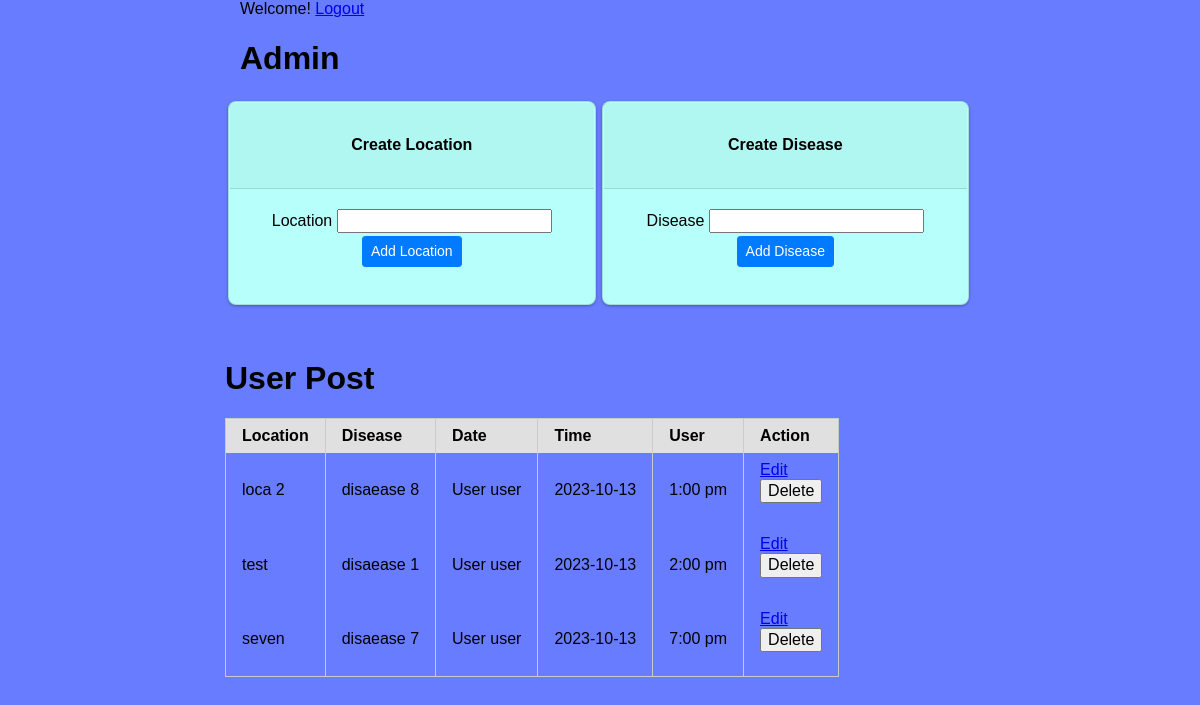
The app's page /admin.php with its own data.
### tables this page shows
CREATE TABLE IF NOT EXISTS `posts` (
  `id` int NOT NULL AUTO_INCREMENT,
  `location_id` int NOT NULL,
  `disease_id` int NOT NULL,
  `user_id` int NOT NULL,
  `date` date NOT NULL,
  `time` varchar(50) NOT NULL,
  `created_at` datetime NOT NULL,
  PRIMARY KEY (`id`)
);

CREATE TABLE IF NOT EXISTS `locations` (
  `id` int NOT NULL AUTO_INCREMENT,
  `location` varchar(255) NOT NULL,
  `created_at` datetime DEFAULT NULL,
  PRIMARY KEY (`id`)
);

CREATE TABLE IF NOT EXISTS `diseases` (
  `id` int NOT NULL AUTO_INCREMENT,
  `disease` varchar(255) NOT NULL,
  `created_at` datetime DEFAULT NULL,
  PRIMARY KEY (`id`)
);

CREATE TABLE IF NOT EXISTS `users` (
  `id` int NOT NULL AUTO_INCREMENT,
  `username` varchar(50) NOT NULL,
  `email` varchar(50) NOT NULL,
  `password` varchar(255) NOT NULL,
  `is_admin` tinyint(1) NOT NULL DEFAULT '0',
  `created_at` datetime DEFAULT NULL,
  PRIMARY KEY (`id`),
  UNIQUE KEY `email` (`email`)
);

### app/Post.php (called while the page is built, shortened)
<?php
class Post {
    private $conn;
    private $table_name = 'posts';
    public function __construct($db)
    {
        $this->conn = $db;
    }
    public function getPosts()
    {
        $query = 'SELECT
                p.id,
                l.location AS location,
                d.disease AS disease,
                u.username AS username,
                p.date AS date,
                p.time AS time
            FROM ' . $this->table_name . ' p
                JOIN locations l ON l.id = p.location_id
                JOIN diseases d ON d.id = p.disease_id
                JOIN users u ON u.id = p.user_id';
        $stmt = $this->conn->prepare($query);
        $stmt->execute();
        return $stmt;
    }
}
?>

### modify_posts.php (the view, shortened to what this page needs)
<?php
include_once 'config/database.php';
include_once 'app/Post.php';
$database = new Database();
$db = $database->getConnection();
$post = new Post($db);
$posts = $post->getPosts();
$postNum = $posts->rowCount();
?>
    <div class="post">
      <h1>User Post</h1>
        <table class="pure-table">
            <thead>
                <tr>
                    <th>Location</th>
                    <th>Disease</th>
                    <th>Date</th>
                    <th>Time</th>
                    <th>User</th>
                    <th>Action</th>
                </tr>
            </thead>
            <tbody>
                <tr>
                    <?php
                        if($postNum > 0) {
                            while($row = $posts->fetch(PDO::FETCH_ASSOC)) {
                                extract($row);
                                echo "<tr>";
                                echo "<td>{$location}</td>";
                                echo "<td>{$disease}</td>";
                                echo "<td>{$username}</td>";
                                echo "<td>{$date}</td>";
                                echo "<td>{$time}</td>";
                                echo "<td>";
                                echo "<a href='edit_post.php?id={$id}'>Edit</a>";
                                echo "<form action='delete_post.php' method='POST'>";
                                echo "<button type='submit'>Delete</button>";
                                echo "</form>";
                                echo "</td>";
                                echo "</tr>";
                            }
                        }
?>
                </tr>
            </tbody>
        </table>
    </div>

### admin.php (shortened to what this page needs)
<html lang="en">
  <head>
  <link rel="stylesheet" href="css/table.css">
  <link rel="stylesheet" href="css/layout.css">
  <link rel="stylesheet" href="css/backend.css">
</head>
  <body>
    <div class="container">
Welcome! <a href="logout.php">Logout</a>
    <h1>Admin</h1>
        <div class="row">
            <div class="col col-md-6">
                <?php include "create_location.php" ?>
            </div>
            <div class="col col-md-6">
                <?php include "create_disease.php" ?>
            </div>
            <div class="col col-md-12">
                <?php include "modify_posts.php" ?>
            </div>
        </div>
    </div>
  </body>
</html>

### create_location.php (shortened to what this page needs)
<div class="card style-1">
		<div class="card-header card__header">
			<h4>Create Location</h4>
		</div>
		<div class="card-body card__content">
			<form action="<?php echo htmlspecialchars($_SERVER['PHP_SELF']); ?>" method="POST">
				<div class="form-group">
					<label for="location">Location</label>
					<input type='text' name='location' class='form-control' minlength=4 required/>
				</div>
				<div class="form-group form-group--sm">
					<div>
						<button type="submit" class="btn btn-primary mt-3">Add Location</button>
					</div>
				</div>
			</form>
		</div>
	</div>

### create_disease.php (shortened to what this page needs)
<div class="card style-1">
		<div class="card-header card__header">
			<h4>Create Disease</h4>
		</div>
		<div class="card-body card__content">
			<form action="<?php echo htmlspecialchars($_SERVER['PHP_SELF']); ?>" method="POST">
				<div class="form-group">
					<label for="disease">Disease</label>
					<input type='text' name='disease' class='form-control' minlength=4 required/>
				</div>
				<div class="form-group form-group--sm">
					<div>
						<button type="submit" class="btn btn-primary mt-3">Add Disease</button>
					</div>
				</div>
			</form>
		</div>
	</div>

### css/table.css (style rules this page uses)
html { line-height: 1.15; -webkit-text-size-adjust: 100% }
body { margin: 0; }
h1 { font-size: 2em; margin: .67em 0; }
a { background-color: transparent; }
button, input, optgroup, select, textarea { font-family: inherit; font-size: 100%; line-height: 1.15; margin: 0; }
button, input { overflow: visible; }
button, select { text-transform: none; }
[type=button], [type=reset], [type=submit], button { -webkit-appearance: button; }
html { font-family: sans-serif; }
.pure-table { border-collapse: collapse; border-spacing: 0; empty-cells: show; border: 1px solid #cbcbcb; }
.pure-table td, .pure-table th { border-left: 1px solid #cbcbcb; border-width: 0 0 0 1px; font-size: inherit; margin: 0; overflow: visible; padding: .5em 1em; }
.pure-table thead { background-color: #e0e0e0; color: #000; text-align: left; vertical-align: bottom; }
.pure-table td { background-color: transparent; }

### css/layout.css (style rules this page uses)
.container { width: 100%; padding-right: 15px; padding-left: 15px; margin-right: auto; margin-left: auto; }
.col { position: relative; width: 100%; padding-right: 15px; padding-left: 15px; }
.row { display: -ms-flexbox; display: flex; -ms-flex-wrap: wrap; flex-wrap: wrap; margin-right: -15px; margin-left: -15px; }
.mt-3 { margin-top: 3px; }
@media (min-width: 576px) { .container { max-width: 540px; } }
@media (min-width: 768px) { .container { max-width: 720px; } }
@media (min-width: 768px) { .col-md-6 { flex: 0 0 49%; max-width: 49%; margin: 3px; } }
@media (min-width: 768px) { .col-md-12 { -ms-flex: 0 0 100%; flex: 0 0 100%; max-width: 100%; } }

### css/backend.css (style rules this page uses)
body { background: #687cff; }
.card { background: #FFF none repeat scroll 0% 0%; box-shadow: 0px 1px 3px rgba(0, 0, 0, 0.3); margin-bottom: 30px; }
.card { position: relative; display: -ms-flexbox; display: flex; -ms-flex-direction: column; flex-direction: column; min-width: 0; word-wrap: break-word; background-color: #fff; background-clip: border-box; border: 1px solid rgba(0,0,0,.125); border-radius: 0.25rem; }
.card-body { -ms-flex: 1 1 auto; flex: 1 1 auto; padding: 1.25rem; }
.card-header { padding: 0.75rem 1.25rem; margin-bottom: 0; background-color: rgba(0,0,0,.03); border-bottom: 1px solid rgba(0,0,0,.125); }
.card-header:first-child { border-radius: calc(0.25rem - 1px) calc(0.25rem - 1px) 0 0; }
.style-1 { background: #b6fffa; border-radius: 8px; padding: 1px; text-align: center; }
.btn { display: inline-block; font-weight: 400; color: #212529; text-align: center; vertical-align: middle; -webkit-user-select: none; -moz-user-select: none; -ms-user-select: none; user-select: none; background-color: transparent; border: 1px solid transparent; padding: 0.375rem 0.75rem; font-size: 1rem; line-height: 1.5; border-radius: 0.25rem; transition: color .15s ease-in-out,background-color .15s ease-in-out,border-color .15s ease-in-out,box-shadow .15s ease-in-out; padding: 0.25rem 0.5rem; font-size: .875rem; line-height: 1.5; border-radius: 0.2rem; }
.btn-primary { color: #fff; background-color: #007bff; border-color: #007bff; }

### records on screen
posts: location.location "loca 2", disease.disease "disaease 8", user.username "User user", date "2023-10-13", time "1:00 pm"
posts: location.location "test", disease.disease "disaease 1", user.username "User user", date "2023-10-13", time "2:00 pm"
posts: location.location "seven", disease.disease "disaease 7", user.username "User user", date "2023-10-13", time "7:00 pm"
